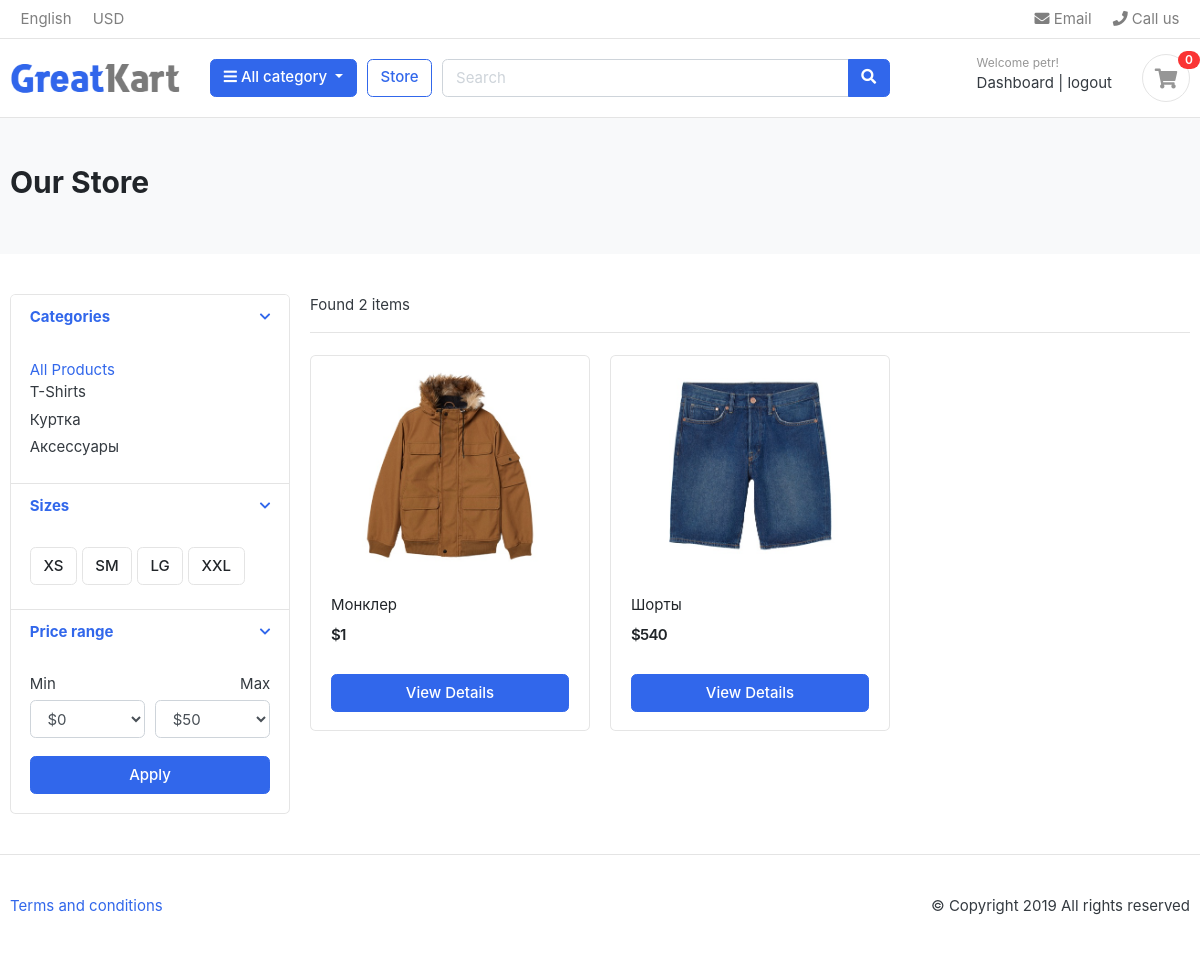
/products/category/kurtka/ (signed in), run on the app's committed database.
### users/models.py (models this page shows, shortened)
class Account(AbstractBaseUser):
    first_name = models.CharField(max_length=50)
    username = models.CharField(max_length=50)
    last_name = models.CharField(max_length=50)
    email = models.EmailField(max_length=128, unique=True)
    phone_number = models.CharField(max_length=50)
    is_staff = models.BooleanField(null=True)
    data_joined = models.DateTimeField(auto_now_add=True)
    last_login = models.DateTimeField(auto_now_add=True)
    is_admin = models.BooleanField(default=False)
    is_active = models.BooleanField(default=False)
    USERNAME_FIELD = 'email'
    REQUIRED_FIELDS = ['username', 'first_name', 'last_name']
    objects = MyAccountManager()
    is_verified_email = models.BooleanField(default=False)
    @property
    def is_staff(self):
        "Is the user a member of staff?"
        return self.is_admin

### category/models.py (models this page shows, shortened)
class Category(models.Model):
    category_name = models.CharField(max_length=50, unique=True)
    slug = models.SlugField(max_length=50, unique=True)
    decription = models.CharField(max_length=128)
    cat_image = models.ImageField(upload_to='photos/categories', blank=True)

### store/models.py (models this page shows, shortened)
class Products(models.Model):
    product_name=models.CharField(max_length=200, unique=True)
    slug = models.SlugField(max_length=200, unique=True)
    description = models.TextField(blank=True)
    price = models.IntegerField()
    product_image = models.ImageField(upload_to='photos/products')
    stock = models.IntegerField()
    is_available = models.BooleanField(default=True)
    category = models.ForeignKey(to=Category, on_delete=models.CASCADE)
    create_date = models.DateTimeField(auto_now_add=True)
    modified_date = models.DateTimeField(auto_now=True)
    def get_url(self):
        return reverse('product:product_detail', args=[self.category.slug, self.slug])

### store/views.py (the view)
# urls.py: path('products/', include('store.urls', namespace='products')),
def store(request, category_slug=None):
    if category_slug:
        categories = get_object_or_404(Category, slug=category_slug)
        products = Products.objects.filter(category=categories, is_available=True)
        product_count = products.count()
    else:
        products = Products.objects.filter(is_available=True)
        product_count = products.count()
    per_page = 2
    paginator = Paginator(products, per_page)
    page = request.GET.get('page')
    products_paginator = paginator.get_page(page)
    context = {
        'products': products_paginator,
        'product_count': product_count,
        'categories': Category.objects.all(),
    }
    return render(request, 'store/store.html', context)

### carts/context_processors.py (called while the page is built)
def counter(request):
    cart_count = 0
    if 'admin' in request.path:
        return {}
    else:
        try:
            cart = Cart.objects.filter(cart_id=_cart_id(request))
            cart_items = CartItem.objects.all().filter(cart=cart[:1])
            for cart_item in cart_items:
                cart_count += cart_item.quantity
        except Cart.DoesNotExist:
            cart_count = 0
    return dict(cart_count=cart_count)

### carts/views.py (called while the page is built)
def _cart_id(request):   #_ is private
    cart = request.session.session_key
    if not cart:
        cart = request.session.create()
    return cart

### category/context_processors.py (called while the page is built)
def menu_links(request):
    links = Category.objects.all()
    return dict(links=links)

### store/templates/store/store.html (shortened to what this page needs)
{% extends 'store/base.html' %}
{% block section %}
    <section class="section-pagetop bg">
    <div class="container">
        {% if 'search' in request.path %}
	        <h2 class="title-page">Searching</h2>
        {% else %}
            <h2 class="title-page">Our Store</h2>
        {% endif %}
    </div>
    </section>
{% endblock %}
{% block section_content %}
    <section class="section-content padding-y">
    <div class="container">
    <div class="row">
	    <aside class="col-md-3">
<div class="card">
	<article class="filter-group">
		<header class="card-header">
			<a href="#" data-toggle="collapse" data-target="#collapse_1" aria-expanded="true" class="">
				<i class="icon-control fa fa-chevron-down"></i>
				<h6 class="title">Categories</h6>
			</a>
		</header>
		<div class="filter-content collapse show" id="collapse_1" style="">
			<div class="card-body">
                <a href="{% url 'product:products' %}">All Products </a>
                {% for category in categories %}
                    <ul class="list-menu">
                        <li>
                            <a href="{% url 'products:category_slug' category.slug %}">{{ category.category_name }}</a>
                        </li>
                    </ul>
                {% endfor %}
			</div>
		</div>
	</article>
	<article class="filter-group">
		<header class="card-header">
			<a href="#" data-toggle="collapse" data-target="#collapse_4" aria-expanded="true" class="">
				<i class="icon-control fa fa-chevron-down"></i>
				<h6 class="title">Sizes </h6>
			</a>
		</header>
		<div class="filter-content collapse show" id="collapse_4" style="">
			<div class="card-body">
			  <label class="checkbox-btn">
			    <span class="btn btn-light"> XS </span>
			  </label>
			  <label class="checkbox-btn">
			    <span class="btn btn-light"> SM </span>
			  </label>
			  <label class="checkbox-btn">
			    <span class="btn btn-light"> LG </span>
			  </label>
			  <label class="checkbox-btn">
			    <span class="btn btn-light"> XXL </span>
			  </label>
		</div>
		</div>
	</article>
	<article class="filter-group">
		<header class="card-header">
			<a href="#" data-toggle="collapse" data-target="#collapse_3" aria-expanded="true" class="">
				<i class="icon-control fa fa-chevron-down"></i>
				<h6 class="title">Price range </h6>
			</a>
		</header>
		<div class="filter-content collapse show" id="collapse_3" style="">
			<div class="card-body">
				<div class="form-row">
				<div class="form-group col-md-6">
				  <label>Min</label>
				  	<select class="mr-2 form-control">
						<option value="0">$0</option>
					</select>
				</div>
				<div class="form-group text-right col-md-6">
				  <label>Max</label>
				  	<select class="mr-2 form-control">
						<option value="50">$50</option>
					</select>
				</div>
				</div>
				<button class="btn btn-block btn-primary">Apply</button>
			</div>
		</div>
	</article>
</div>
	</aside>
	<main class="col-md-9">
<header class="border-bottom mb-4 pb-3">
		<div class="form-inline">
			<span class="mr-md-auto">Found {{ product_count }} items  </span>
		</div>
</header>
<div class="row">
{% if products %}
{% for product in products %}
    <div class="col-md-4">
        <figure class="card card-product-grid">
            <div class="img-wrap">
				    <a href="{{ product.get_url }}"><img src="{{product.product_image.url}}"></a>
                </div>
			    <figcaption class="info-wrap">
				    <div class="fix-height">
                            <a href="{{ product.get_url }}" class="title">{{ product.product_name }}</a>
					    <div class="price-wrap mt-2">
						    <span class="price">${{ product.price }}</span>
					    </div>
				    </div>
				{%if user.is_authenticated%}
				<a href="{{ product.get_url }}" class="btn btn-block btn-primary">View Details </a>
				{% else %}
					<a href="{% url 'users:login' %}" class="btn btn-block btn-primary">View Details </a>
				{% endif %}
			    </figcaption>
        </figure>
    </div>
    {% endfor %}
{% else %}
    <h2>Here is nothing</h2>
{% endif %}
</div>
    </main>
</div>
</div>
</section>
{% endblock %}
{% block footer %}
<footer class="section-footer border-top padding-y">
	<div class="container">
		<p class="float-md-right">
			&copy Copyright 2019 All rights reserved
		</p>
		<p>
			<a href="#">Terms and conditions</a>
		</p>
	</div>
</footer>
{% endblock %}

### store/templates/store/base.html (shortened to what this page needs)
<!DOCTYPE HTML>
<html lang="en">
<head>
<link href="/static/css/bootstrap.css" rel="stylesheet" type="text/css"/>
<link href="/static/fonts/fontawesome/css/all.min.css" type="text/css" rel="stylesheet">
<link href="/static/css/ui.css" rel="stylesheet" type="text/css"/>
<link href="/static/css/responsive.css" rel="stylesheet" media="only screen and (max-width: 1200px)" />
<link href="/static/css/rating.css" rel="stylesheet" type="text/css"/>
</head>
<body>
<header class="section-header">
<nav class="navbar p-md-0 navbar-expand-sm navbar-light border-bottom">
<div class="container">
  <div class="collapse navbar-collapse" id="navbarTop4">
    <ul class="navbar-nav mr-auto">
    	<li class="nav-item dropdown">
		 	<a href="#" class="nav-link">   English </a>
		</li>
		<li class="nav-item dropdown">
			<a href="#" class="nav-link"> USD </a>
		</li>
    </ul>
    <ul class="navbar-nav">
		<li><a href="#" class="nav-link"> <i class="fa fa-envelope"></i> Email </a></li>
		<li><a href="#" class="nav-link"> <i class="fa fa-phone"></i> Call us </a></li>
	</ul>
  </div>
</div>
</nav>
<section class="header-main border-bottom">
	<div class="container">
<div class="row align-items-center">
	<div class="col-lg-2 col-md-3 col-6">
		<a href="{% url 'index' %}" class="brand-wrap">
			<img class="logo" src="/static/images/logo.png">
		</a>
	</div>
	<div class="col-lg col-sm col-md col-6 flex-grow-0">
		<div class="category-wrap dropdown d-inline-block float-right">
			<button type="button" class="btn btn-primary dropdown-toggle" data-toggle="dropdown">
				<i class="fa fa-bars"></i> All category
			</button>
		</div>
	</div>
	<a href="{% url 'products:products' %}" class="btn btn-outline-primary">Store</a>
	<div class="col-lg  col-md-6 col-sm-12 col">
		<form action="{% url 'product:search' %}" class="search" method="GET">
			<div class="input-group w-100">
			    <input type="text" class="form-control" style="width:60%;" placeholder="Search" name="keyword">
			    <div class="input-group-append">
			      <button class="btn btn-primary" type="submit">
			        <i class="fa fa-search"></i>
			      </button>
			    </div>
		    </div>
		</form>
	</div>
	<div class="col-lg-3 col-sm-6 col-8 order-2 order-lg-3">
				<div class="d-flex justify-content-end mb-3 mb-lg-0">
				{% if user.is_authenticated%}
                    <div class="widget-header">
						<small class="title text-muted">Welcome {{ user.first_name }}!</small>
						<div>
                            <a href="{% url 'users:dashboard' %}">Dashboard</a> <span class="dark-transp"> | </span>
							<a href="{% url 'users:logout' %}"> logout</a>
						</div>
					</div>
                {% endif %}
                {% if user.is_authenticated %}
                    <a href="{% url 'cart:cart' %}" class="widget-header pl-3 ml-3">
						<div  class="icon icon-sm rounded-circle border"><i class="fa fa-shopping-cart" ></i></div>
						<span class="badge badge-pill badge-danger notify">{{ cart_count }}</span>
					</a>
                {% else %}
                    <a href="{% url 'users:login' %}" class="widget-header pl-3 ml-3">
						<div  class="icon icon-sm rounded-circle border"><i class="fa fa-shopping-cart" ></i></div>
						<span class="badge badge-pill badge-danger notify">0</span>
					</a>
                {% endif %}
				</div>
			</div>
</div>
	</div>
</section>
</header>
{% block section %}{% endblock %}
{% block section_content %}{% endblock %}
{% block footer %}{% endblock %}
</body>
</html>

### static/css/ui.css (style rules this page uses)
html { font-family: "Inter", sans-serif; font-size: 15px; }
.img-wrap { text-align: center; display: block; }
.img-wrap img { max-width: 100%; }
.price-wrap { letter-spacing: -0.7px; }
.icon-xs, .icon-sm, .icon-md, .icon-lg { display: inline-block; text-align: center; flex-shrink: 0; flex-grow: 0; }
.icon-sm { width: 48px; height: 48px; line-height: 48px !important; font-size: 20px; }
.padding-y { padding-top: 40px; padding-bottom: 40px; }
figure { margin-bottom: 0; }
article:after, .form-group:after { display: block; clear: both; content: ""; }
.bg { background-color: #f8f9fa; }
.title-page { color: #212529; }
p:last-child { margin-bottom: 0; }
.header-main { position: relative; padding-top: 1rem; padding-bottom: 1rem; }
.brand-wrap .logo, .navbar-brand .logo { margin-right: 7px; max-height: 42px; display: inline-block; }
.widget-header { display: inline-block; vertical-align: middle; position: relative; }
.widget-header a { color: #343a40; }
.widget-header i { color: #969696; }
.widget-header .title { display: block; }
.widget-header .notify { position: absolute; top: -3px; right: -10px; }
.btn-light { background-color: #fff; border-color: #e4e4e4; }
[class*=list-] li:after { visibility: hidden; display: block; content: ""; overflow: hidden; height: 0; clear: both; }
.list-menu { list-style: none; margin: 0; padding-left: 0; }
.list-menu li { margin-bottom: 5px; }
.list-menu a { color: #343a40; }
[class*=card-product] a.title { color: #212529; display: block; }
[class*=card-product] .img-wrap { overflow: hidden; position: relative; }
[class*=card-product] .img-wrap img { height: 100%; max-width: 100%; width: auto; display: inline-block; -o-object-fit: cover; object-fit: cover; }
.card-product-grid { margin-bottom: 20px; }
.card-product-grid .img-wrap { border-radius: 0.2rem 0.2rem 0 0; height: 220px; }
.card-product-grid .info-wrap { overflow: hidden; padding: 18px 20px; }
.card-product-grid .fix-height { height: 80px; overflow: hidden; }
.card .img-wrap { overflow: hidden; }
.notify { position: absolute; top: -4px; right: -10px; display: inline-block; padding: 0.25em 0.6em; font-size: 12px; line-height: 1; text-align: center; border-radius: 3rem; color: #fff; background-color: #fa3434; }
.price { font-weight: 600; color: #212529; }
.icon-control { margin-top: 5px; float: right; font-size: 80%; }
.card-header .title { margin-bottom: 0; line-height: 1.5; }
.filter-group { border-bottom: 1px solid #e4e4e4; }
.filter-group .card-header { border-bottom: 0; }
.filter-group:last-child { border-bottom: 0; }
.checkbox-btn { position: relative; }
.section-pagetop { padding: 45px 0; }

### data on the page
Account: first_name "petr"
Category: category_name "T-Shirts"
Category: category_name "Куртка"
Category: category_name "Аксессуары"
Products: product_image (picture), product_name "Монклер", price "1"
Products: product_image (picture), product_name "Шорты", price "540"

### other printed values
{{ cart_count }} "0"
{{ product_count }} "2"
